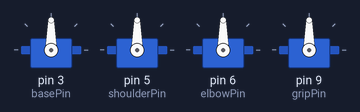
Bench run of a sketch on a simulated Arduino Uno, built with avr-gcc and run on an emulated ATmega328P. On the bench: 4 × servo. What the sketch prints to the serial monitor is not drawn.

Above: at 0.05 s.
At 0.7 s:
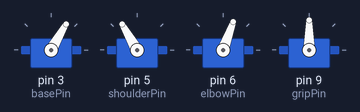
At 1.35 s:
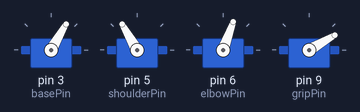
At 2.7 s:
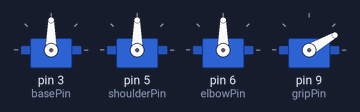
Timing chart, 0 to 6.2 s (numbered marks = the images above):
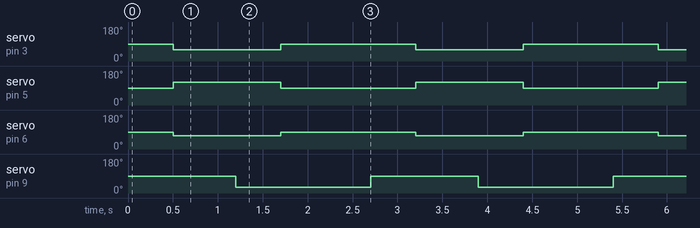

Measured:
- by itself, servo on pin 3 (basePin): alternates 90° for 1.5 s and 60° for 1.2 s
- by itself, servo on pin 5 (shoulderPin): alternates 120° for 1.2 s and 90° for 1.5 s
- by itself, servo on pin 6 (elbowPin): alternates 90° for 1.5 s and 70° for 1.2 s
- by itself, servo on pin 9 (gripPin): alternates 90° for 1.2 s and 30° for 1.5 s

The sketch:

BASICROBOTICARM_GRIPPERDEMO.ino
```cpp
// Base servo  = 3
// Shoulder    = 5
// Elbow       = 6
// Gripper     = 9
// ======================================================
//  ROBOT 3: ROBOTIC ARM DEMO (3 joints + gripper)
//  Autonomous demo + optional keyboard control
// ======================================================

#include <Servo.h>

Servo baseServo;
Servo shoulderServo;
Servo elbowServo;
Servo gripperServo;

int basePin = 3;
int shoulderPin = 5;
int elbowPin = 6;
int gripPin = 9;

void setup() {
  baseServo.attach(basePin);
  shoulderServo.attach(shoulderPin);
  elbowServo.attach(elbowPin);
  gripperServo.attach(gripPin);

  Serial.begin(9600);
  Serial.println("ROBOT 3: ROBOTIC ARM STARTED...");

  // Initial pose
  baseServo.write(90);
  shoulderServo.write(90);
  elbowServo.write(90);
  gripperServo.write(30);  // open
}

// AUTONOMOUS small demo sequence
void demoSequence() {
  // Close gripper
  gripperServo.write(90);
  delay(500);

  // Move somewhere
  baseServo.write(60);
  shoulderServo.write(120);
  elbowServo.write(70);
  delay(700);

  // Open gripper
  gripperServo.write(30);
  delay(500);

  // Back to home
  baseServo.write(90);
  shoulderServo.write(90);
  elbowServo.write(90);
  delay(1000);
}

// OPTIONAL keyboard control
// w/s -> shoulder up/down
// e/d -> elbow up/down
// a/d -> base left/right
// o/c -> open/close gripper
int basePos = 90;
int shoulderPos = 90;
int elbowPos = 90;
int gripPos = 30;

void handleKeyArm(char c) {
  if (c == 'a') basePos -= 5;
  if (c == 'd') basePos += 5;

  if (c == 'w') shoulderPos -= 5;
  if (c == 's') shoulderPos += 5;

  if (c == 'e') elbowPos -= 5;
  if (c == 'x') elbowPos += 5;

  if (c == 'o') gripPos = 30;
  if (c == 'c') gripPos = 90;

  basePos = constrain(basePos, 0, 180);
  shoulderPos = constrain(shoulderPos, 0, 180);
  elbowPos = constrain(elbowPos, 0, 180);

  baseServo.write(basePos);
  shoulderServo.write(shoulderPos);
  elbowServo.write(elbowPos);
  gripperServo.write(gripPos);

  Serial.print("Base:"); Serial.print(basePos);
  Serial.print(" Sh:"); Serial.print(shoulderPos);
  Serial.print(" El:"); Serial.print(elbowPos);
  Serial.print(" Gr:"); Serial.println(gripPos);
}

void loop() {
  // AUTONOMOUS:
  demoSequence();

  // OPTIONAL KEYBOARD:
  /*
  if (Serial.available()) {
    char c = Serial.read();
    handleKeyArm(c);
  }
  */
}
```
